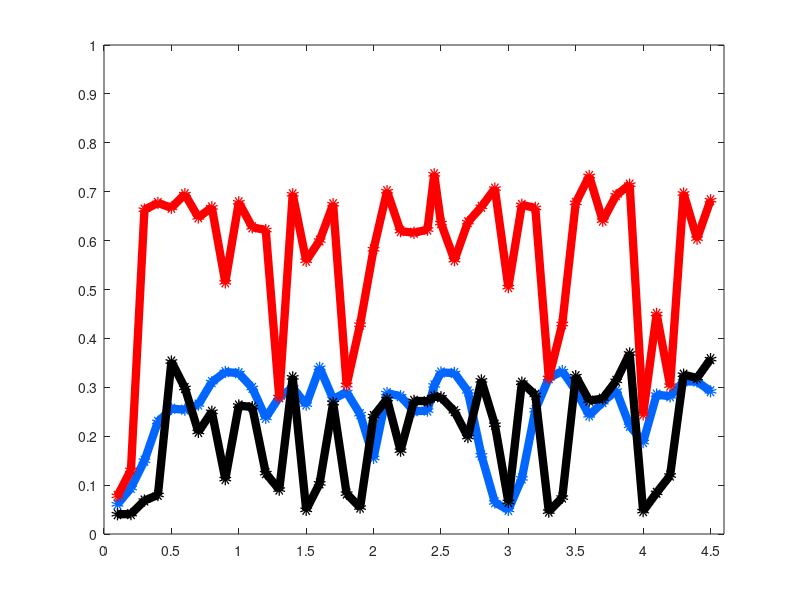

Write MATLAB code to recreate this figure. (Note: this script raises an error after producing the figure.)
clear all; close all;
load('freqsweep_0.1-0.1-4.5_results.mat');

line_width = 6;
marker = 'o';
markerSize = 3;
fontSize = 27;

color_single = [0 0.4 1];
color_both = [1 0 0];
color_colorcircle = [0 0 0];

% add k=0 to the plot

figure
set(gcf, 'Position',  [200, 100, 2000, 800])
plot(seg_f, area_percent_singlestub, 'LineWidth', line_width, 'Marker', marker, 'MarkerSize', markerSize, 'Color', color_single)
hold on
plot(seg_f, area_percent, 'LineWidth', line_width, 'Marker', marker, 'MarkerSize', markerSize, 'Color', color_both)
plot(seg_f, cover_circle_area_percent, 'LineWidth', line_width, 'Marker', marker, 'MarkerSize', markerSize, 'Color', color_colorcircle)


xlim([0 4.6])
ylim([0 1])

xticks([0:0.5:4.5])
yticks(0:0.1:1)
% for ploting two-row x axis
ax = gca(); 
row1 = {};
row2 = {};
for j = 1:23

    row1(end+1) = {num2str(round(0.5 * (j - 1), 1))};

    row2(end+1) = {'G'};
    j = j + 1;
end
labelArray = [row1; row2];
tickLabel = strtrim(sprintf('%s%s\n', labelArray{:}));
ax.XTickLabel = tickLabel;
yticklabels({'0%', '10%', '20%', '30%', '40%', '50%', '60%', '70%', '80%', '90%', '100%'})

xlabel('Frequency (GHz)')
ylabel({'Percentage of matched impedance area'; 'on Smith chart'})

%title('Percentage of matched impedance area in Smith chart V.S. Transmission line segment unit length')

xline = xline(2.45, '--', [num2str(2.45),' GHz'], 'LineWidth', line_width, 'FontSize', 22, 'HandleVisibility', 'off');
xline.LabelVerticalAlignment = 'bottom';
xline.LabelHorizontalAlignment = 'right';

yline = yline(0.5, '--', '50%', 'LineWidth', line_width, 'FontSize', 22, 'HandleVisibility', 'off');
yline.LabelHorizontalAlignment = 'left';


text(seg_f(25) - 0.015, area_percent(25) + 0.03, sprintf('%.2f%%', 100*area_percent(25)), 'FontSize', fontSize, 'fontweight', 'bold', 'HorizontalAlignment', 'right', 'Color', color_both);
text(seg_f(25) -0.015, area_percent_singlestub(25) + 0.025, sprintf('%.2f%%', 100*area_percent_singlestub(25)), 'FontSize', fontSize, 'fontweight', 'bold', 'HorizontalAlignment', 'right', 'Color', color_single);
text(seg_f(25) + 0.01, cover_circle_area_percent(25) + 0.035, sprintf('%.2f%%', 100*cover_circle_area_percent(25)), 'FontSize', fontSize, 'fontweight', 'bold', 'HorizontalAlignment', 'left', 'Color', color_colorcircle);

legend('Single-stub matching', 'Single-stub and double-stub matching', 'Maximum circle area enclosed', 'Location', 'northeast', 'fontsize', fontSize);

set(gca, 'FontSize', fontSize);

